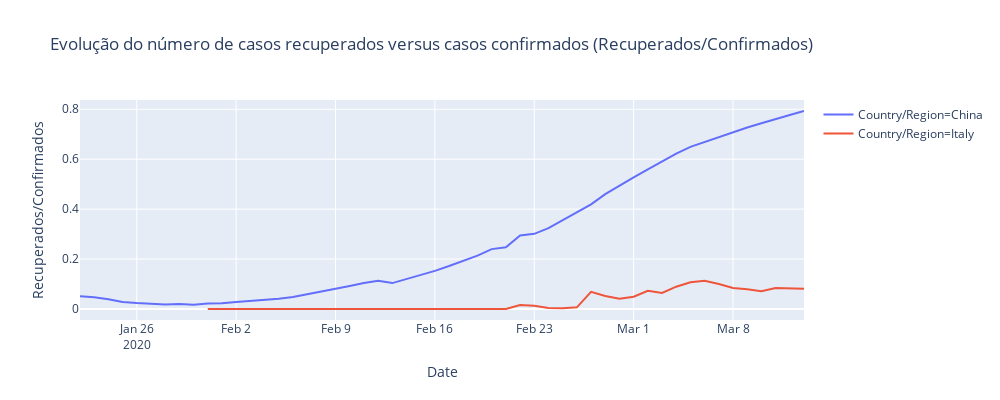

The notebook cell saved with this chart:
### Code cell
temp['Recuperados/Confirmados'] = temp['Recovered']/temp['Confirmed']

fig = px.line(temp, x="Date", y="Recuperados/Confirmados", color='Country/Region',  height=400,width=1000,
             title='Evolução do número de casos recuperados versus casos confirmados (Recuperados/Confirmados)')
fig.show()
